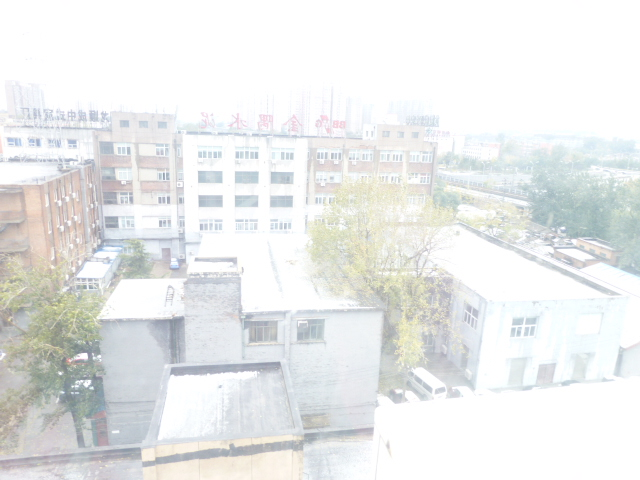
#> input picture input_images/sample01.jpg, 640 x 480 px; its folder holds only this picture in this run
$ python main.py
#> lines starting #> are read from the running program, lines starting #| are printed output that depends on the picture
### GrayscaleHE.py
import os
import cv2
import numpy as np
import matplotlib.pyplot as plt
import matplotlib


class GrayscaleHE(object):
    def __init__(self, img_path, img_file):
        self.img_file = img_file
        self.OriginalImg = cv2.imread(os.path.join(img_path, img_file))
        self.Histogram = np.zeros((1, 256), dtype=np.intp)
        self.NewHistogram = np.zeros((1, 256), dtype=np.intp)
        self.Cumulative_distribution = np.zeros((1, 256), dtype=np.float64)
        matplotlib.rcParams['font.sans-serif'] = ['SimHei']
        matplotlib.rcParams['axes.unicode_minus'] = False

    def resize(self, size: tuple = (64, 64)):
        self.OriginalImg = cv2.resize(self.OriginalImg, size)

    def draw_histogram(self):
        """
        转为灰度图，统计像素灰度数据，绘制直方图
        :return: None
        """
        # 先转化为灰度图
        self.OriginalImg = cv2.cvtColor(self.OriginalImg, cv2.COLOR_BGR2GRAY)
        #cv2.imwrite('./result/origin_img.jpg', self.OriginalImg)
        # 统计各种像素点的数量，存入Histogram
        height = self.OriginalImg.shape[0]
        width = self.OriginalImg.shape[1]
        for row in range(height):
            for col in range(width):
                I = self.OriginalImg[row][col]
                self.Histogram[0][I] += 1
        # 绘制直方图
        x = np.asarray(self.OriginalImg)
        x.resize((height * width))
        plt.figure()
        plt.hist(x, bins=256, color='green')
        plt.xlabel('gray level')
        plt.ylabel('frequency')
        plt.title('input image histogram')
        os.makedirs(os.path.join("results", "GrayscaleHE", "origin_histogram"), exist_ok=True)
        plt.savefig(os.path.join("results", "GrayscaleHE", "origin_histogram", self.img_file))
        x.resize((height, width))
        plt.close()

    def equalization(self):
        """
        利用计算得到的累积分布函数对原始图像像素进行均衡化，得到映射函数
        :return: None
        """
        # 累积分布函数计算完成后，进行I和c的缩放，把值域缩放到0~255的范围之内
        height = self.OriginalImg.shape[0]
        width = self.OriginalImg.shape[1]
        N = height * width # 所有像素点个数
        for i in range(256):
            if i == 0:
                self.Cumulative_distribution[0][i] = self.Histogram[0][i] / N
            elif i == 255:
                self.Cumulative_distribution[0][i] = 1.0
            else:
                self.Cumulative_distribution[0][i] = self.Histogram[0][i] / N + \
                                                     self.Cumulative_distribution[0][i - 1]

        self.Cumulative_distribution = self.Cumulative_distribution * 255
        # 绘制新图像
        self.NewImg = self.OriginalImg.copy()
        self.Cumulative_distribution = self.Cumulative_distribution.astype(np.intp)
        for row in range(height):
            for col in range(width):
                Newvalue = self.Cumulative_distribution[0][self.NewImg[row][col]]
                self.NewImg[row][col] = Newvalue
        os.makedirs(os.path.join("results", "GrayscaleHE", "result_images"), exist_ok=True)
        cv2.imwrite(os.path.join("results", "GrayscaleHE", "result_images", self.img_file), self.NewImg)

    def draw_new_histogram(self):
        """绘制新图片的直方图"""
        # 计算像素点，得到原始图片直方图
        height = self.OriginalImg.shape[0]
        width = self.OriginalImg.shape[1]
        for row in range(height):
            for col in range(width):
                I = self.NewImg[row][col]
                self.NewHistogram[0][I] += 1
        # 绘制直方图
        self.NewImg.resize((height*width))
        plt.figure()
        plt.hist(self.NewImg, bins=256, color='green')
        plt.xlabel('gray level')
        plt.ylabel('frequency')
        plt.title('histogram after HE')
        os.makedirs(os.path.join("results", "GrayscaleHE", "new_histogram"), exist_ok=True)
        plt.savefig(os.path.join("results", "GrayscaleHE", "new_histogram", self.img_file))
        self.NewImg.resize((height, width))
        plt.close()


### ColorfulPictureHE.py
import os
import cv2
import numpy as np
import matplotlib.pyplot as plt
import matplotlib


class ColorPictureHE(object):
    def __init__(self, img_path, img_file, channel = "WeightRGB"):
        self.img_file = img_file
        self.OriginalImg = cv2.imread(os.path.join(img_path, img_file))
        self.Histogram = np.zeros((3, 256), dtype=np.intp)
        self.NewHistogram = np.zeros((3, 256), dtype=np.intp)
        self.Cumulative_distribution = np.zeros((3, 256), dtype=np.float64)
        self.channel = channel
        matplotlib.rcParams['font.sans-serif'] = ['SimHei']
        matplotlib.rcParams['axes.unicode_minus'] = False

    # [29 lines left out: function valification, not called in this run]

    def draw_histogram(self):
        height = self.OriginalImg.shape[0]
        width = self.OriginalImg.shape[1]

        for row in range(height):
            for col in range(width):
                r = self.OriginalImg[row][col][0]
                self.Histogram[0][r] += 1
                g = self.OriginalImg[row][col][1]
                self.Histogram[1][g] += 1
                b = self.OriginalImg[row][col][2]
                self.Histogram[2][b] += 1

        plt.figure()
        plt.title('input image histogram')
        plt.subplot(3, 1, 1)
        plt.hist(self.OriginalImg[:, :, 0].flatten(), bins=256, color='red')
        plt.subplot(3, 1, 2)
        plt.hist(self.OriginalImg[:, :, 1].flatten(), bins=256, color='green')

        plt.ylabel('frequency')
        plt.subplot(3, 1, 3)
        plt.hist(self.OriginalImg[:, :, 2].flatten(), bins=256, color='blue')

        plt.xlabel('gray level')
        os.makedirs(os.path.join("results", f"{self.channel}ChannelHE", "origin_histogram"), exist_ok=True)
        plt.savefig(os.path.join("results", f"{self.channel}ChannelHE", "origin_histogram", self.img_file))
        plt.close()

    # [29 lines left out: function valification, not called in this run]

    def equalization(self, CAL = False):
        height = self.OriginalImg.shape[0]
        width = self.OriginalImg.shape[1]
        N = height * width
        if self.channel == "WeightedRGB" or self.channel == "SharedRGB":
            pass
        else:
            for i in range(256):
                if i == 0:
                    self.Cumulative_distribution[0][i] = self.Histogram[0][i] / N
                    self.Cumulative_distribution[1][i] = self.Histogram[1][i] / N
                    self.Cumulative_distribution[2][i] = self.Histogram[2][i] / N
                elif i == 255:
                    self.Cumulative_distribution[0][i] = 1.0
                    self.Cumulative_distribution[1][i] = 1.0
                    self.Cumulative_distribution[2][i] = 1.0
                else:
                    self.Cumulative_distribution[0][i] = self.Histogram[0][i] / N + \
                                                         self.Cumulative_distribution[0][i - 1]
                    self.Cumulative_distribution[1][i] = self.Histogram[1][i] / N + \
                                                         self.Cumulative_distribution[1][i - 1]
                    self.Cumulative_distribution[2][i] = self.Histogram[2][i] / N + \
                                                         self.Cumulative_distribution[2][i - 1]

            self.Cumulative_distribution = self.Cumulative_distribution * 255
            self.NewImg = self.OriginalImg.copy()

            self.Cumulative_distribution = self.Cumulative_distribution.astype(np.intp)

        if self.channel == "RGB":
            for row in range(height):
                for col in range(width):
                        Newvalue = self.Cumulative_distribution[0][self.NewImg[row][col][0]]
                        self.NewImg[row][col][0] = Newvalue
                        Newvalue = self.Cumulative_distribution[1][self.NewImg[row][col][1]]
                        self.NewImg[row][col][1] = Newvalue
                        Newvalue = self.Cumulative_distribution[2][self.NewImg[row][col][2]]
                        self.NewImg[row][col][2] = Newvalue
            os.makedirs(os.path.join("results", f"{self.channel}ChannelHE", "result_images"), exist_ok=True)
            cv2.imwrite(os.path.join("results", f"{self.channel}ChannelHE", "result_images", self.img_file), self.NewImg)

        elif self.channel == "WeightedRGB":
            N = height * width
            for i in range(256):
                if i == 0:
                    self.Cumulative_distribution[0][i] = self.Histogram[0][i] / N
                elif i == 255:
                    self.Cumulative_distribution[0][i] = 1.0
                else:
                    self.Cumulative_distribution[0][i] = self.Histogram[0][i] / N + \
                                                         self.Cumulative_distribution[0][i - 1]

            self.Cumulative_distribution = self.Cumulative_distribution * 255
            # 绘制新图像
            self.NewImg = self.OriginalImg.copy()

            self.Cumulative_distribution = self.Cumulative_distribution.astype(np.intp)
            for row in range(height):
                for col in range(width):
                    Newvalue = self.Cumulative_distribution[0][self.NewImg[row][col][0]]
                    self.NewImg[row][col][0] = Newvalue
                    Newvalue = self.Cumulative_distribution[0][self.NewImg[row][col][1]]
                    self.NewImg[row][col][1] = Newvalue
                    Newvalue = self.Cumulative_distribution[0][self.NewImg[row][col][2]]
                    self.NewImg[row][col][2] = Newvalue
            os.makedirs(os.path.join("results", f"{self.channel}ChannelHE", "result_images"), exist_ok=True)
            cv2.imwrite(os.path.join("results", f"{self.channel}ChannelHE", "result_images", self.img_file), self.NewImg)

        elif self.channel == "SharedRGB":
            for i in range(256):
                if i == 0:
                    self.Cumulative_distribution[0][i] = self.Histogram[0][i] / N
                elif i == 255:
                    self.Cumulative_distribution[0][i] = 1.0
                else:
                    self.Cumulative_distribution[0][i] = self.Histogram[0][i] / N + \
                                                         self.Cumulative_distribution[0][i - 1]

            self.Cumulative_distribution = self.Cumulative_distribution * 255 / 3
            self.NewImg = self.OriginalImg.copy()

            self.Cumulative_distribution = self.Cumulative_distribution.astype(np.intp)
            for row in range(height):
                for col in range(width):
                    Newvalue = self.Cumulative_distribution[0][self.NewImg[row][col][0]]
                    self.NewImg[row][col][0] = Newvalue
                    Newvalue = self.Cumulative_distribution[0][self.NewImg[row][col][1]]
                    self.NewImg[row][col][1] = Newvalue
                    Newvalue = self.Cumulative_distribution[0][self.NewImg[row][col][2]]
                    self.NewImg[row][col][2] = Newvalue
            os.makedirs(os.path.join("results", f"{self.channel}ChannelHE", "result_images"), exist_ok=True)
            cv2.imwrite(os.path.join("results", f"{self.channel}ChannelHE", "result_images", self.img_file), self.NewImg)

        elif self.channel == "HSV":
            hsv_image = cv2.cvtColor(self.OriginalImg, cv2.COLOR_BGR2HSV)
            h, s, v = cv2.split(hsv_image)
            for row in range(height):
                for col in range(width):
                    v_new_value = self.Cumulative_distribution[2][v[row, col]]
                    v[row, col] = v_new_value
            hsv_image_eq = cv2.merge([h, s, v])
            self.NewImg = cv2.cvtColor(hsv_image_eq, cv2.COLOR_HSV2BGR)
            os.makedirs(os.path.join("results", f"{self.channel}ChannelHE", "result_images"), exist_ok=True)
            cv2.imwrite(os.path.join("results", f"{self.channel}ChannelHE", "result_images", self.img_file), self.NewImg)

        elif self.channel == "YCrCb":
            ycrcb_image = cv2.cvtColor(self.OriginalImg, cv2.COLOR_BGR2YCrCb)
            y, cr, cb = cv2.split(ycrcb_image)
            for row in range(height):
                for col in range(width):
                    y_new_value = self.Cumulative_distribution[0][y[row, col]]
                    y[row, col] = y_new_value
            ycrcb_image_eq = cv2.merge([y, cr, cb])
            self.NewImg = cv2.cvtColor(ycrcb_image_eq, cv2.COLOR_YCrCb2BGR)
            os.makedirs(os.path.join("results", f"{self.channel}ChannelHE", "result_images"), exist_ok=True)
            cv2.imwrite(os.path.join("results", f"{self.channel}ChannelHE", "result_images", self.img_file), self.NewImg)

        elif self.channel == "LAB":
            lab_image = cv2.cvtColor(self.OriginalImg, cv2.COLOR_BGR2Lab)
            l, a, b = cv2.split(lab_image)
            for row in range(height):
                for col in range(width):
                    l_new_value = self.Cumulative_distribution[0][l[row, col]]
                    l[row, col] = l_new_value
            lab_image_eq = cv2.merge([l, a, b])
            self.NewImg = cv2.cvtColor(lab_image_eq, cv2.COLOR_Lab2BGR)
            os.makedirs(os.path.join("results", f"{self.channel}ChannelHE", "result_images"), exist_ok=True)
            cv2.imwrite(os.path.join("results", f"{self.channel}ChannelHE", "result_images", self.img_file), self.NewImg)

        elif self.channel == "HLS":
            hls_image = cv2.cvtColor(self.OriginalImg, cv2.COLOR_BGR2HLS)
            h, l, s = cv2.split(hls_image)
            for row in range(height):
                for col in range(width):
                    l_new_value = self.Cumulative_distribution[1][l[row, col]]
                    l[row, col] = l_new_value
            hls_image_eq = cv2.merge([h, l, s])
            self.NewImg = cv2.cvtColor(hls_image_eq, cv2.COLOR_HLS2BGR)
            os.makedirs(os.path.join("results", f"{self.channel}ChannelHE", "result_images"), exist_ok=True)
            cv2.imwrite(os.path.join("results", f"{self.channel}ChannelHE", "result_images", self.img_file), self.NewImg)

        elif self.channel == "CALYCrCb":
            clahe = cv2.createCLAHE(clipLimit=2.0, tileGridSize=(4, 4))
            ycrcb_image = cv2.cvtColor(self.OriginalImg, cv2.COLOR_BGR2YCrCb)
            y, cr, cb = cv2.split(ycrcb_image)
            y = clahe.apply(y)
            ycrcb_image_eq = cv2.merge([y, cr, cb])
            self.NewImg = cv2.cvtColor(ycrcb_image_eq, cv2.COLOR_YCrCb2BGR)
            os.makedirs(os.path.join("results", f"{self.channel}ChannelHE", "result_images"), exist_ok=True)
            cv2.imwrite(os.path.join("results", f"{self.channel}ChannelHE", "result_images", self.img_file), self.NewImg)

        elif self.channel == "CALRGB":
            clahe = cv2.createCLAHE(clipLimit=2.0, tileGridSize=(4, 4))
            for i in range(3):
                self.NewImg[:, :, i] = clahe.apply(self.OriginalImg[:, :, i])
            os.makedirs(os.path.join("results", f"{self.channel}ChannelHE", "result_images"), exist_ok=True)
            cv2.imwrite(os.path.join("results", f"{self.channel}ChannelHE", "result_images", self.img_file), self.NewImg)

        else:
            raise ValueError(f"Unknown Channel: {self.channel}. Available Channels are RGB, WeightedRGB, SharedRGB, HSV, YCrCb, LAB, HLS, CALHE.")

    def draw_new_histogram(self):
        plt.figure()
        plt.title('histogram after HE')
        plt.subplot(3, 1, 1)
        plt.hist(self.NewImg[:, :, 0].flatten(), bins=256, color='red')
        plt.subplot(3, 1, 2)
        plt.hist(self.NewImg[:, :, 1].flatten(), bins=256, color='green')
        plt.ylabel('frequency')
        plt.subplot(3, 1, 3)
        plt.hist(self.NewImg[:, :, 2].flatten(), bins=256, color='blue')
        plt.xlabel('gray level')
        os.makedirs(os.path.join("results", f"{self.channel}ChannelHE", "new_histogram"), exist_ok=True)
        plt.savefig(os.path.join("results", f"{self.channel}ChannelHE", "new_histogram", self.img_file))
        plt.close()

### main.py
import os
from GrayscaleHE import GrayscaleHE
from ColorfulPictureHE import ColorPictureHE

if __name__ == '__main__':
    img_path = "input_images"
    img_file = os.listdir(img_path)

    #Processing Grayscale Historgram
    for img in img_file:
        HEG = GrayscaleHE(img_path,img)
        HEG.draw_histogram()
        HEG.equalization()
        HEG.draw_new_histogram()
#> this loop made 1 pass
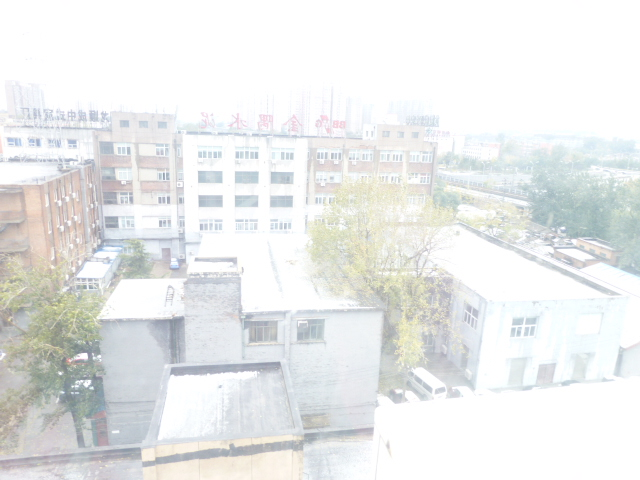
#> input picture input_images/sample01.jpg, 640 x 480 px
#> pass 1, in draw_histogram, `plt.savefig(os.path.join("results", "GrayscaleHE", "origin_histogram",..`:
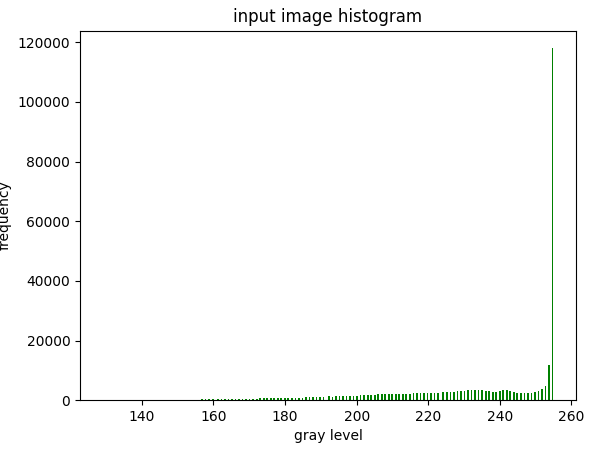
#> figure drawn by matplotlib, 1 panel; tallest bar 117999 high, from x = 254.5 to 255
#> pass 1, in equalization, `cv2.imwrite(os.path.join("results", "GrayscaleHE", "result_images", se..`:
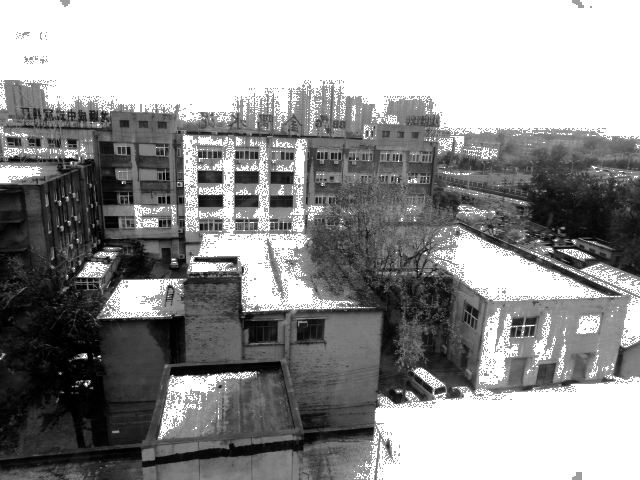
#> saved as sample01.jpg: shape (480, 640); min 0, max 255, mean 146.8
#> pass 1, in draw_new_histogram, `plt.savefig(os.path.join("results", "GrayscaleHE", "new_histogram", se..`:
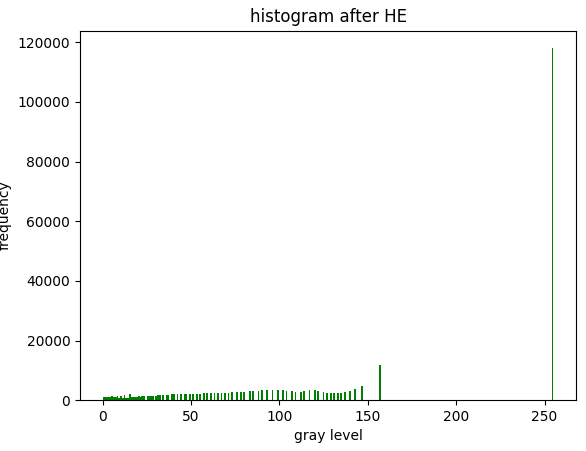
#> figure drawn by matplotlib, 1 panel; tallest bar 117999 high, from x = 254 to 255

    channels = ["YCrCb", "WeightedRGB", "RGB", "SharedRGB","HSV", "LAB", "HLS", "CALYCrCb","CALRGB"]
    for channel in channels:
        for img in img_file :
            HE = ColorPictureHE(img_path,img,channel)
            HE.draw_histogram()
            HE.equalization()
            HE.draw_new_histogram()
#> this loop made 9 passes
#> pass 1, in draw_histogram, `plt.savefig(os.path.join("results", f"{self.channel}ChannelHE", "origi..`:
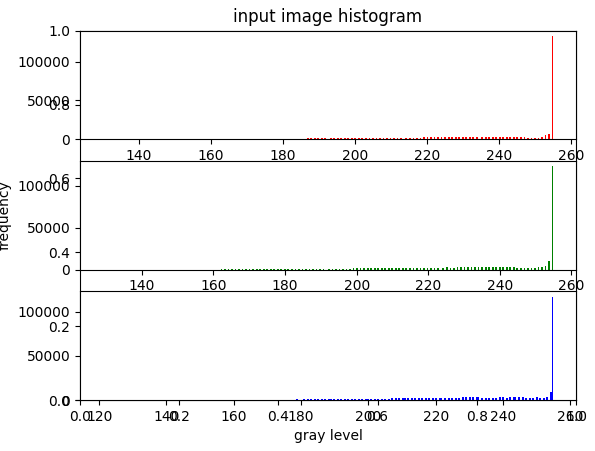
#> figure drawn by matplotlib, 3 panels; panel 1: tallest bar 133127 high, from x = 254.5 to 255; panel 2: tallest bar 122976 high, from x = 254.5 to 255; panel 3: tallest bar 116832 high, from x = 254.5 to 255
#> pass 1, in equalization, `y, cr, cb = cv2.split(ycrcb_image)`:
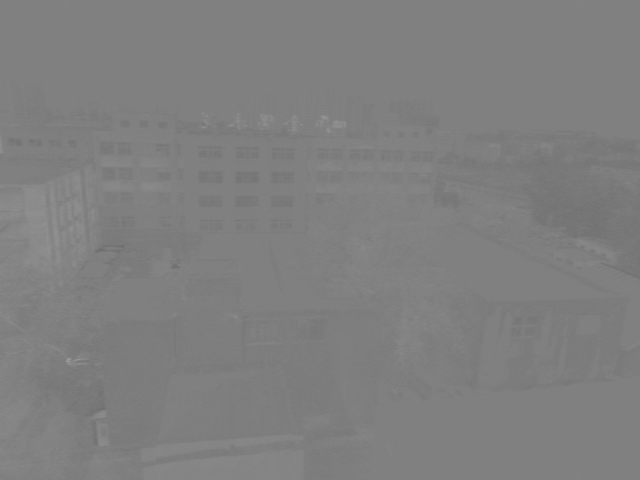
#> cr: shape (480, 640); min 109, max 156, mean 127.2
#> pass 1, in draw_new_histogram, `plt.savefig(os.path.join("results", f"{self.channel}ChannelHE", "new_h..`:
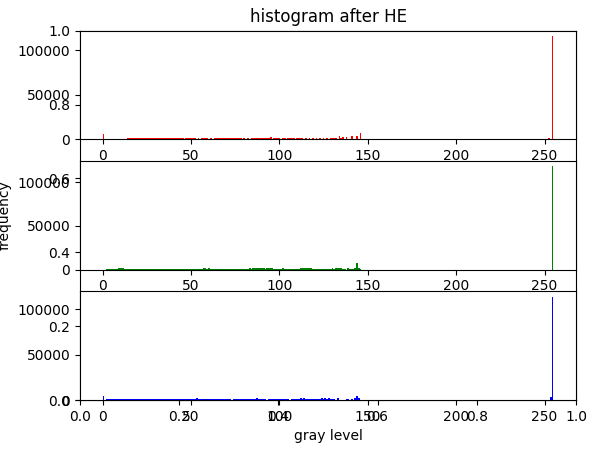
#> figure drawn by matplotlib, 3 panels; panel 1: tallest bar 116077 high, from x = 254 to 255; panel 2: tallest bar 117999 high, from x = 254 to 255; panel 3: tallest bar 114029 high, from x = 254 to 255

$ run again, on input_images/sample05.jpeg
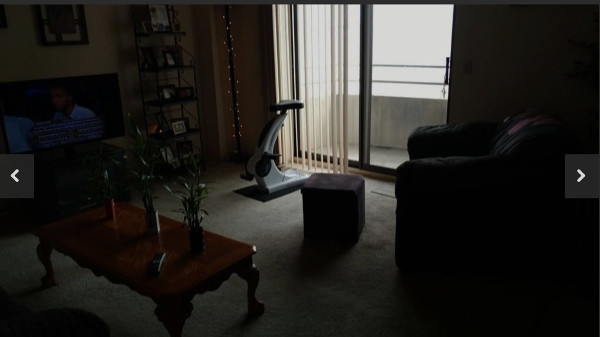
#> input picture input_images/sample05.jpeg, 600 x 337 px
#> the loop `for img in img_file:` made 1 pass
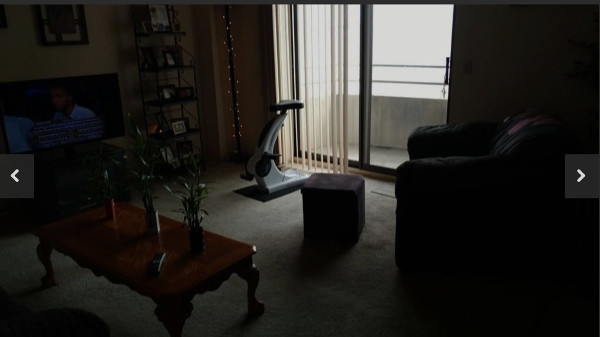
#> input picture input_images/sample05.jpeg, 600 x 337 px
#> pass 1, in equalization, `cv2.imwrite(os.path.join("results", "GrayscaleHE", "result_images", se..`:
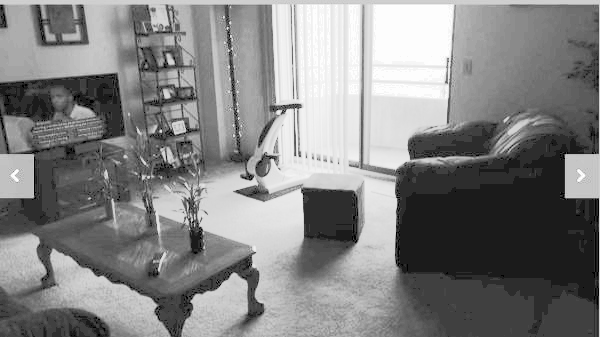
#> saved as sample05.jpeg: shape (337, 600); min 0, max 255, mean 131
#> the loop `for channel in channels:` made 9 passes
#> pass 2, in draw_new_histogram (call 2), `plt.savefig(os.path.join("results", f"{self.channel}ChannelHE", "new_h..`:
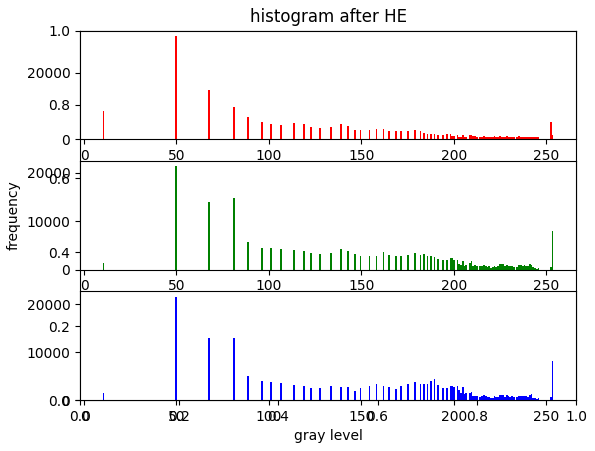
#> figure drawn by matplotlib, 3 panels; panel 1: tallest bar 31181 high, from x = 49.08 to 50.03; panel 2: tallest bar 21292 high, from x = 49.08 to 50.03; panel 3: tallest bar 21595 high, from x = 49.08 to 50.03
